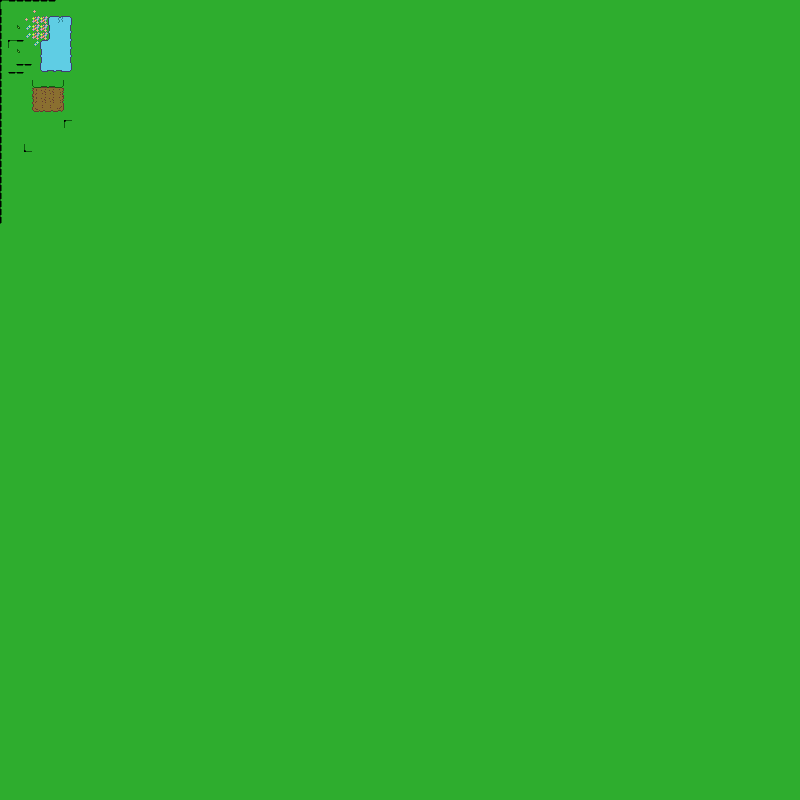

This is a level from a 2D game, rendered from its Tiled map with the project's own tilesets. A one-line summary and the map file follow, with tile-layer data summarised:
An orthogonal 100x100 tile map with 8x8 px tiles, 2 tile layers (Tile Layer 1, Tile Layer 2) and 6 objects.

<map version="1.5" tiledversion="1.7.2" orientation="orthogonal" renderorder="right-down" width="100" height="100" tilewidth="8" tileheight="8" infinite="0" nextlayerid="3" nextobjectid="1">
 <tileset firstgid="1" name="simple_tileset" tilewidth="8" tileheight="8" tilecount="32" columns="4">
  <image source="simple_tileset.png" width="32" height="64" />
  <tile id="0">
   <objectgroup draworder="index" id="2">
    <object id="2" x="0.999848" y="-0.0109873" width="7.00993" height="1.9997" />
    <object id="3" x="0.0219747" y="1.97772" width="1.97772" height="5.99909" />
   </objectgroup>
  </tile>
  <tile id="1">
   <objectgroup draworder="index" id="2">
    <object id="1" x="0.00790343" y="0" width="7.98246" height="1.99957" />
   </objectgroup>
  </tile>
  <tile id="4">
   <objectgroup draworder="index" id="2">
    <object id="1" x="0" y="0" width="1.98871" height="7.97681" />
   </objectgroup>
  </tile>
  <tile id="8">
   <objectgroup draworder="index" id="2">
    <object id="2" x="0.0109873" y="0" width="1.98871" height="6.99894" />
    <object id="4" x="1.98871" y="5.9881" width="6.02106" height="1.9997" />
   </objectgroup>
  </tile>
 </tileset>
 <layer id="1" name="Tile Layer 1" width="100" height="100">
  <data>[10000 cells, 10000 non-empty, 8 distinct tile ids]</data>
 </layer>
 <layer id="2" name="Tile Layer 2" width="100" height="100">
  <data>[10000 cells, 47 non-empty, 19 distinct tile ids]</data>
 </layer>
</map>
